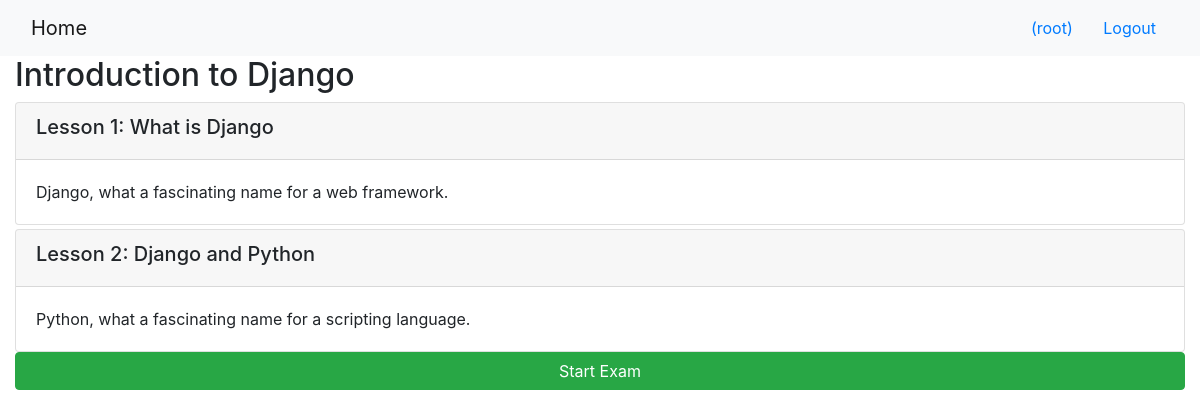
/onlinecourse/1/ (signed in), run on the app's committed database.
### onlinecourse/models.py (models this page shows, shortened)
class Course(models.Model):
    name = models.CharField(null=False, max_length=30, default='online course')
    image = models.ImageField(upload_to='course_images/')
    description = models.CharField(max_length=1000)
    pub_date = models.DateField(null=True)
    instructors = models.ManyToManyField(Instructor)
    users = models.ManyToManyField(settings.AUTH_USER_MODEL, through='Enrollment')
    total_enrollment = models.IntegerField(default=0)
    is_enrolled = False

class Lesson(models.Model):
    title = models.CharField(max_length=200, default="title")
    order = models.IntegerField(default=0)
    course = models.ForeignKey(Course, on_delete=models.CASCADE)
    content = models.TextField()

### onlinecourse/views.py (the view)
# urls.py: path('<int:pk>/', views.CourseDetailView.as_view(), name='course_details'),
class CourseDetailView(generic.DetailView):
    model = Course
    context_object_name = 'course'
    template_name = 'onlinecourse/course_detail_bootstrap.html'

### onlinecourse/templates/onlinecourse/course_detail_bootstrap.html (shortened to what this page needs)
<!DOCTYPE html>
<html lang="en">
<head>
     {% load static %}
    <link rel="stylesheet" href="https://maxcdn.bootstrapcdn.com/bootstrap/4.5.2/css/bootstrap.min.css">
</head>
<body>
    <nav class="navbar navbar-light bg-light">
        <div class="container-fluid">
            <div class="navbar-header">
                  <a class="navbar-brand" href="{% url 'onlinecourse:index' %}">Home</a>
            </div>
            <ul class="nav navbar-nav navbar-right">
                {% if user.is_authenticated %}
                <li>
                    <a class="btn btn-link" href="#">{{ user.first_name }}({{ user.username }})</a>
                    <a class="btn btn-link" href="{% url 'onlinecourse:logout' %}">Logout</a>
                </li>
                {% endif %}
            </ul>
        </div>
    </nav>
    <div class="container-fluid">
            <h2>{{ course.name }}</h2>
            <div class="card-columns-vertical">
                {% for lesson in course.lesson_set.all %}
                    <div class="card mt-1">
                        <div class="card-header"><h5>Lesson {{lesson.order|add:1}}: {{lesson.title}}</h5></div>
                        <div class="card-body">{{lesson.content}}</div>
                    </div>
                {% endfor %}
            </div>
            <button type="button" class="btn btn-success btn-block" data-toggle="collapse" data-target="#exam">Start Exam</button>
        </div>
</body>
</html>

### data on the page
Course: name "Introduction to Django"
Lesson: order|add "1", title "What is Django", content "Django, what a fascinating name for a web framework."
Lesson: order|add "2", title "Django and Python", content "Python, what a fascinating name for a scripting language."

### other printed values
{{ user.username }} "root"
